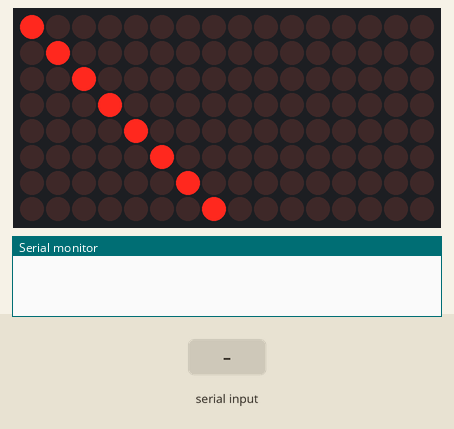
Recording of a sketch running on a simulated Arduino Uno, built with avr-gcc and run on an emulated ATmega328P. On the bench: 16×8 LED matrix, the last lines printed to the serial monitor. The test bench sets the inputs (shaded band).

Above: at 0.1 s.
3.3 s: "90,45\n" received over Serial
At 6.1 s:
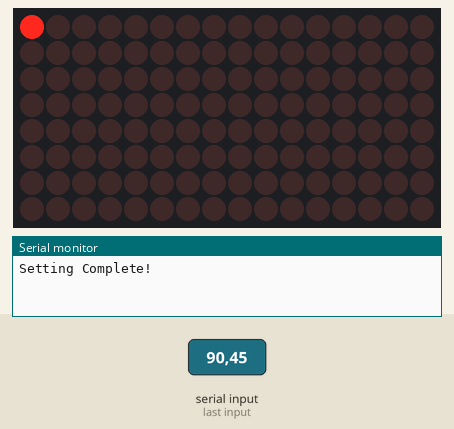
6.3 s: "5\n" received over Serial
At 7.8 s:
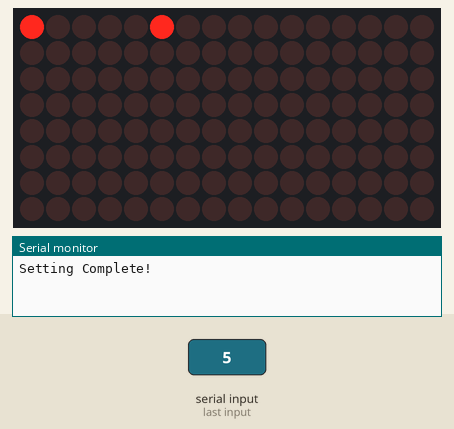
Timing chart, 0 to 9.3 s (numbered marks = the images above; inputs shaded):
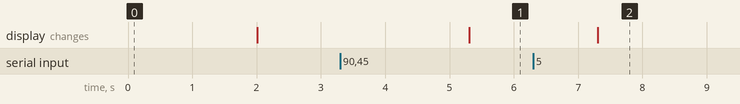

The sketch:

TestCode002.ino
```cpp
#include "MaxMatrix.h"

#define DIN 11
#define CS  10
#define CLK 9
#define DEVICE_NUMBER 2

MaxMatrix ledController(DIN, CS, CLK, DEVICE_NUMBER);

void setup() {
    // 初始設定
    ledController.init();
    // 設定亮度
    ledController.setIntensity(0);
    // 測試
    for (byte i = 0; i < 8; i++) {
        ledController.setDot(i, i, true);
    }
    delay(2000);
    // 清除畫面
    ledController.clear();
    Serial.begin(9600);
    Serial.println("Setting Complete!");
}

void loop() {
    if (Serial.available() > 0) {
        byte x = Serial.parseInt();
        byte y = Serial.parseInt();
        ledController.setDot(x, y, true);
    }
}
```

Measured:
- after the input at 3.3 s, the display: changes after 2.0 s (image 1)
- after the input at 6.3 s, the display: changes after 1.0 s (image 2)
